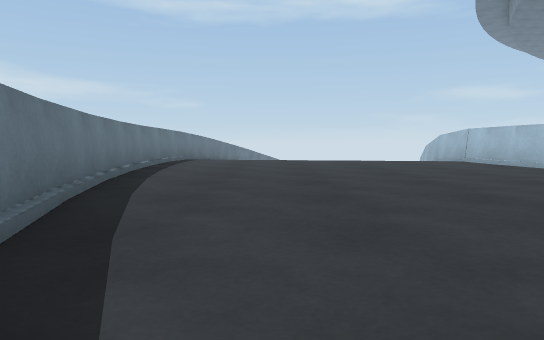
view 1 (above)

22 first-person views from a walk through a Unity game level. The camera is 0.51 m above the floor, tilts 4° down and sees 70° across. The floor is counted in squares, 1 m on a side. Each view is taken from the middle of a square. On the plan, view 1 faces up. The plan holds only what a view shows up to about 9 squares ahead; the rest is blank. The place goes on beyond the plan. Some animated figures are not drawn.

view 2
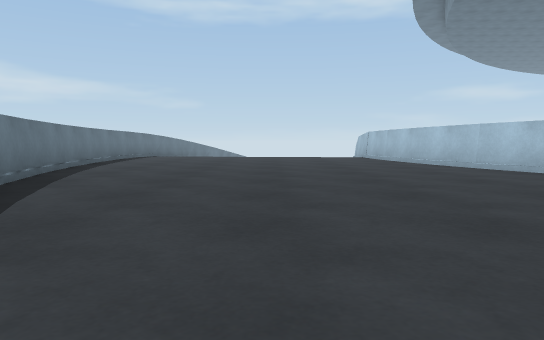

view 3
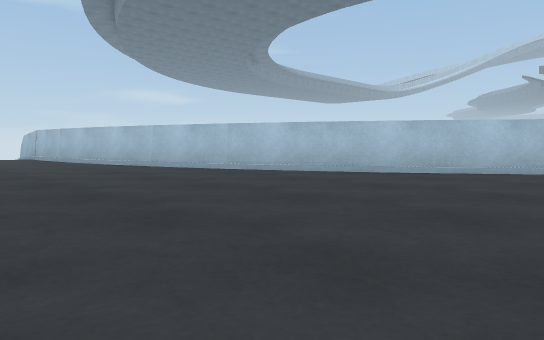

view 4
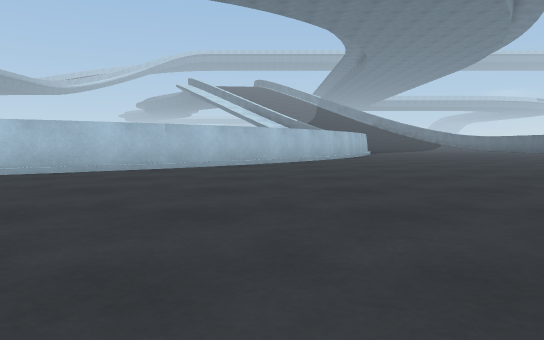

view 5
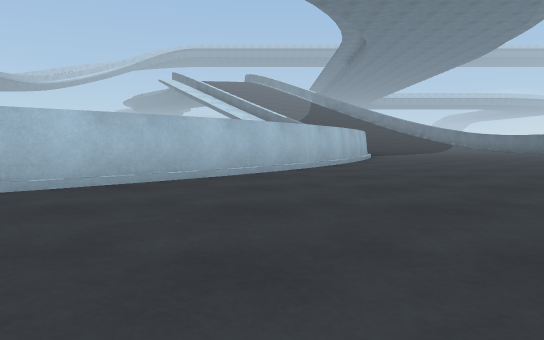

view 6
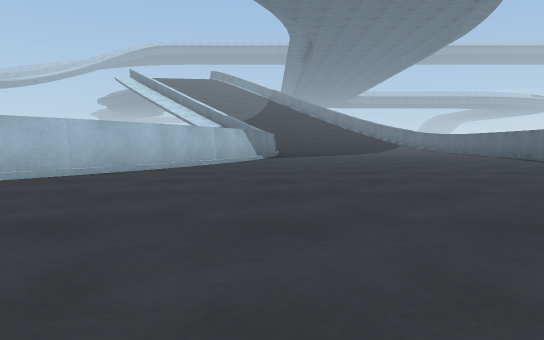

view 7
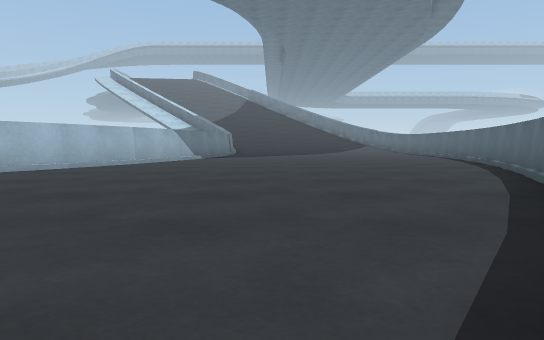

view 8
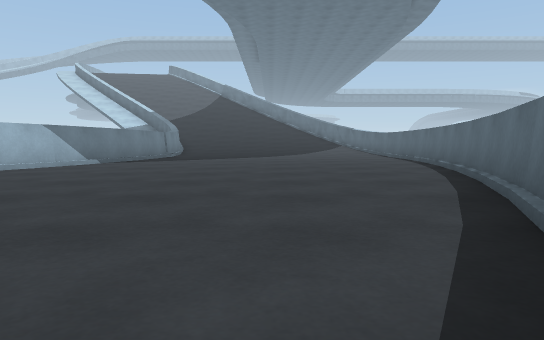

view 9
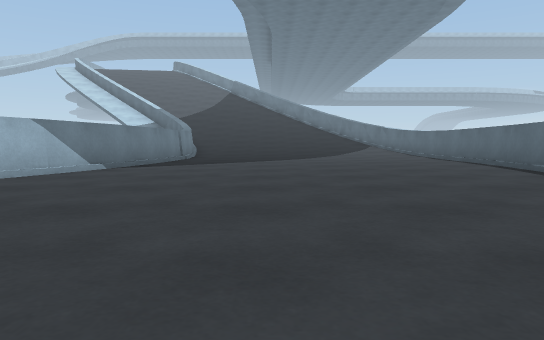

view 10
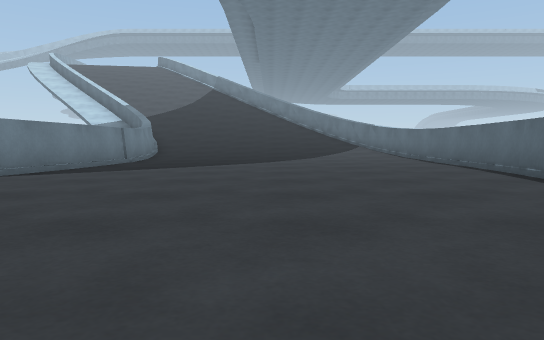

view 11
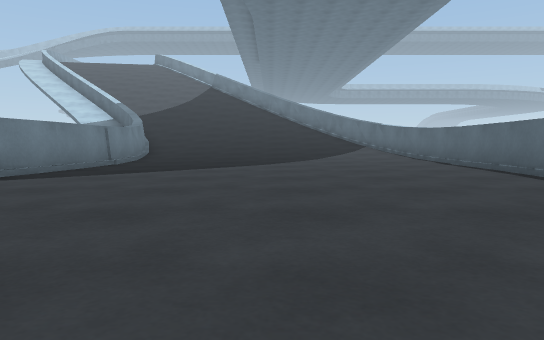

view 12
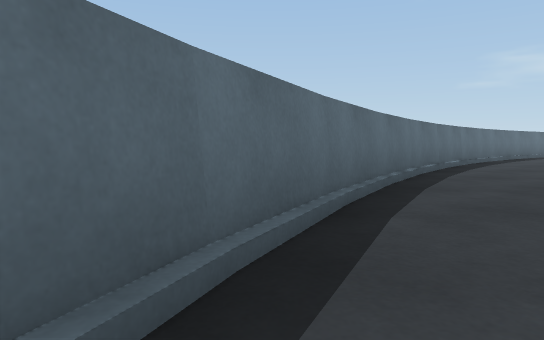

view 13
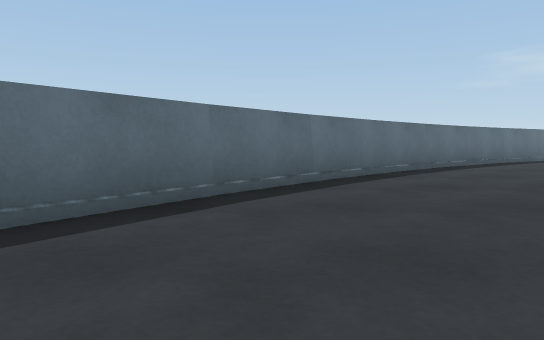

view 14
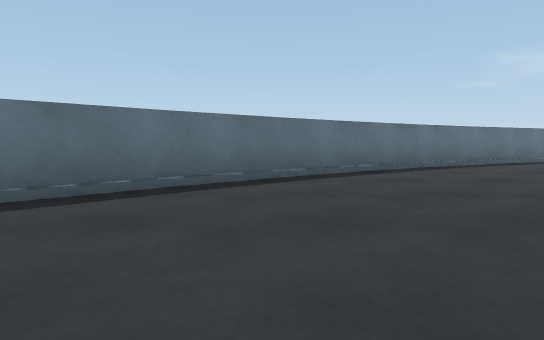

view 15
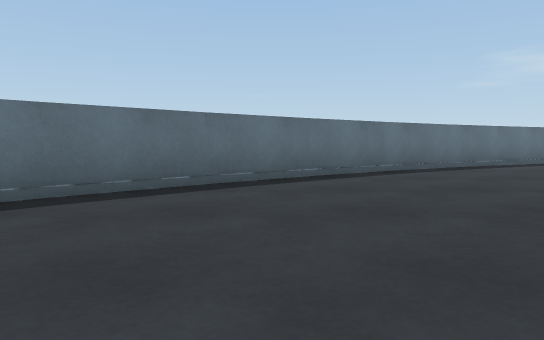

view 16
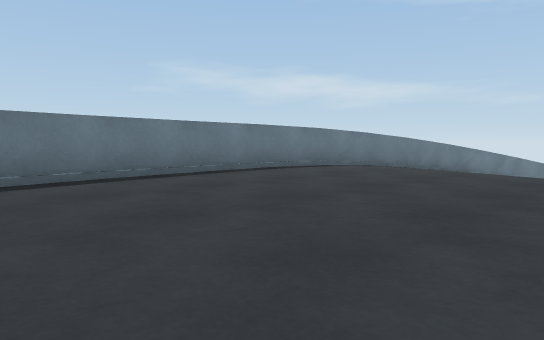

view 17
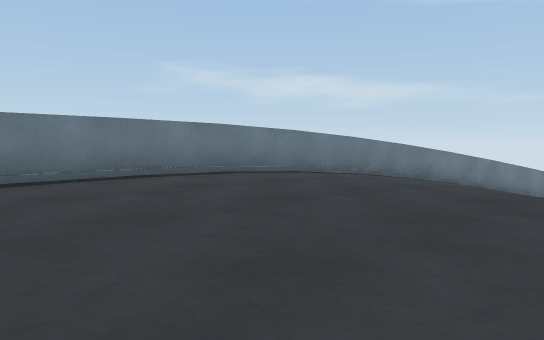

view 18
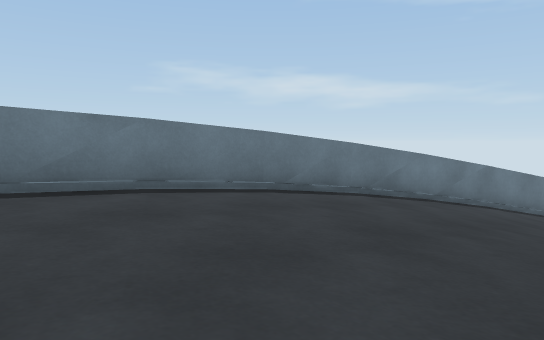

view 19
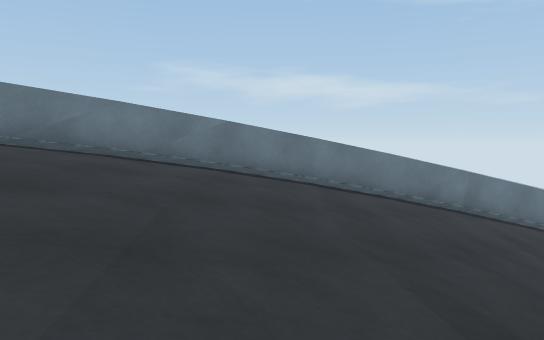

view 20
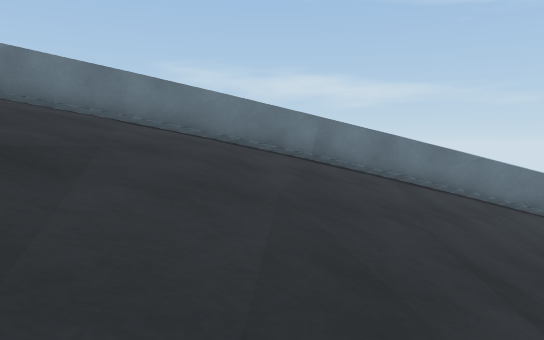

view 21
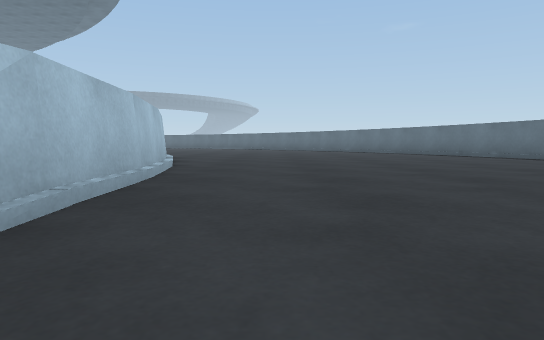

view 22
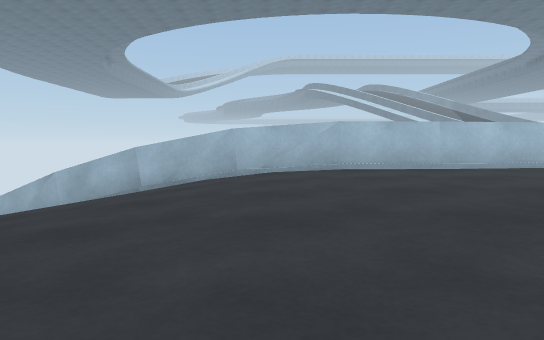

### Floor plan
Key: @ floor where view 1 was taken; # wall or solid block; . main floor; - floor 0.3 m lower than the main floor; / step, stairs or slope.
Columns run from 3 left of view 1 to 25 right of it. Each row starts with its distance up from view 1.
 29       ##/
 28      ##///
 27      #////
 26     ##////
 25    ##/////
 24    #//////
 23   ##///////
 22   #////////
 21   #///////
 20  ##////////
 19  #///////
 18  #//////  #
 17 ##///////##
 16 #-///  / #
 15 #/////// #
 14 #.///////#
 13 #....////#
 12 #.......##
 11 #.......##
 10 #.......##
  9 #........#
  8 #........#
  7 #........#
  6 #........#
  5 ##.......##
  4  #........#
  3  #........#
  2  #........##
  1    ........##
  0    @........#
 -1     ........##
 -2    #.........##
 -3    ##.........##
 -4     #..........##
 -5     ##..........##
 -6      ##..........###
 -7       #............###
 -8       ##.............####
 -9        ##...............#####
-10         ##...................
-11          ##..................
-12           ###................
-13             ##...............
-14              ###.............
-15                ####..........
-16                   ####.......
-17                      #######.
-18                            ##

Where each view was taken, in squares from view 1:
view 1: 0 up, 0 right, facing up
view 2: 3 down, 2 right, facing up
view 3: 3 down, 2 right, facing up-right
view 4: 4 down, 2 right, facing right
view 5: 5 down, 6 right, facing right
view 6: 9 down, 8 right, facing right
view 7: 11 down, 8 right, facing right
view 8: 13 down, 11 right, facing right
view 9: 12 down, 13 right, facing right
view 10: 13 down, 15 right, facing right
view 11: 13 down, 16 right, facing right
view 12: 15 down, 16 right, facing left
view 13: 11 down, 12 right, facing left
view 14: 8 down, 10 right, facing left
view 15: 7 down, 9 right, facing left
view 16: 5 up, 3 right, facing up-left
view 17: 8 up, 3 right, facing up-left
view 18: 12 up, 2 right, facing up-left
view 19: 17 up, 5 right, facing up-left
view 20: 20 up, 7 right, facing up-left
view 21: 13 up, 4 right, facing down
view 22: 12 up, 2 left, facing right
